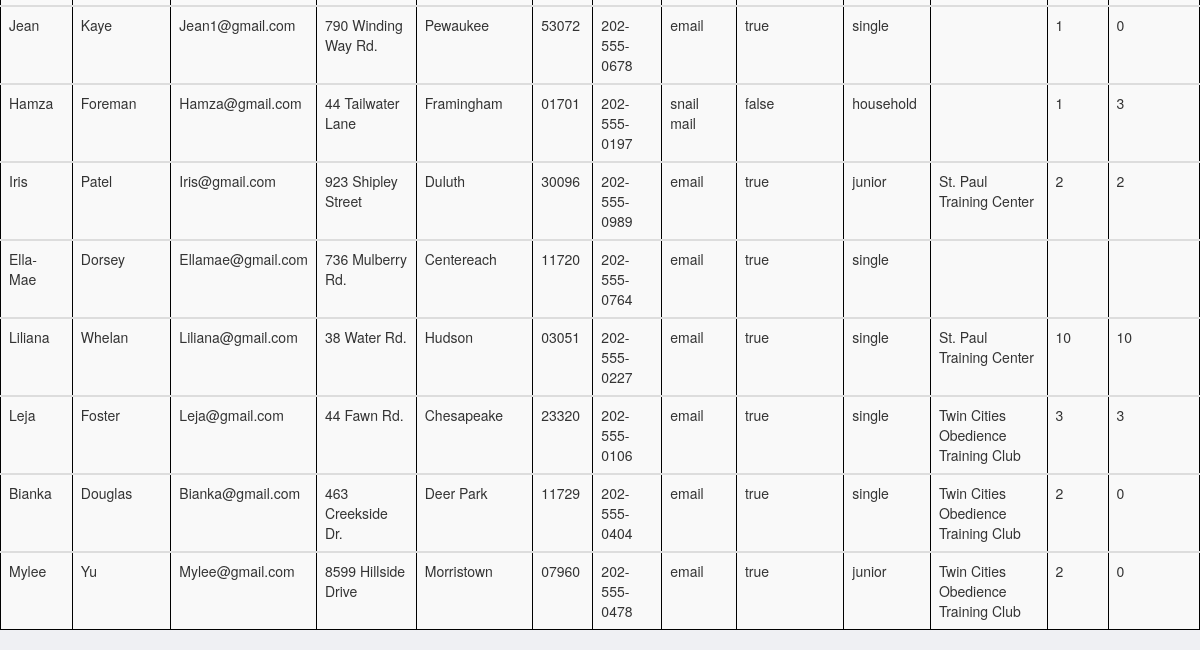
/user (lower part), run on an earlier commit of the app's database.
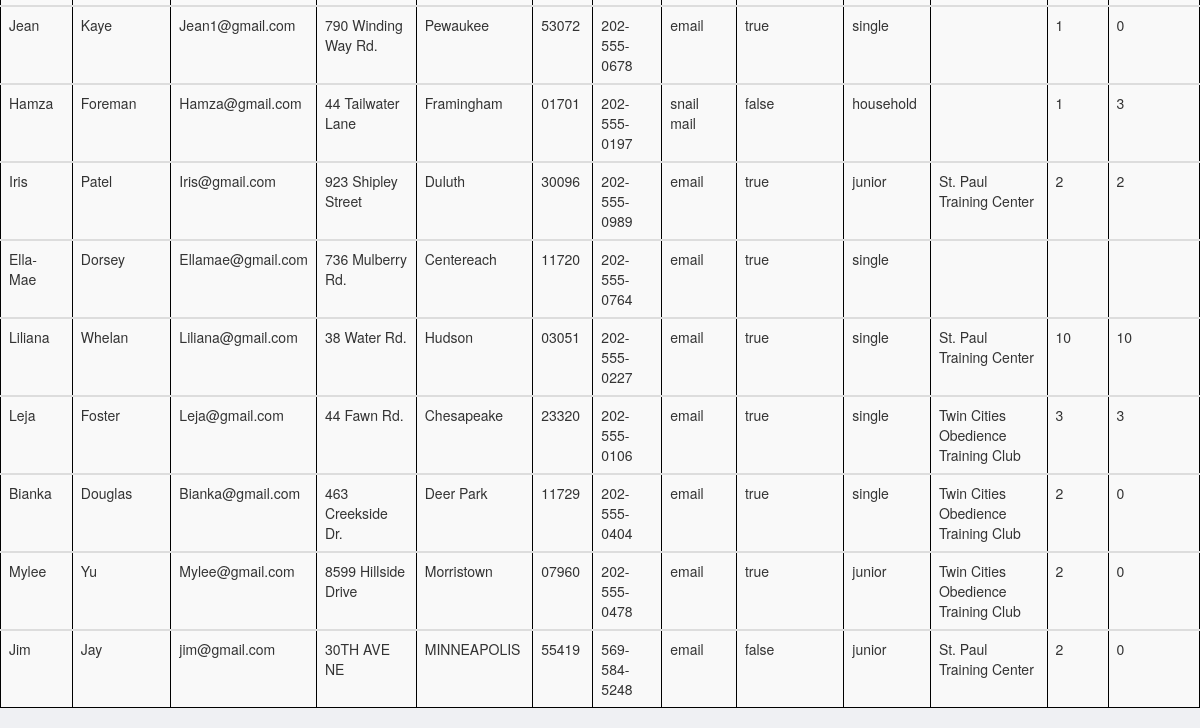
And on a later commit of the database.
### model.py (models this page shows, shortened)
class Users(db.Model, UserMixin):
    __tablename__ = 'users'
    user_id = db.Column(db.Integer, primary_key=True, autoincrement=True)
    fname = db.Column(db.String(50), nullable=False)
    lname = db.Column(db.String(50), nullable=False)
    email = db.Column(db.String(100), nullable=False, unique=True)
    address = db.Column(db.String(100), nullable=True)
    city = db.Column(db.String(50), nullable=True)
    zip_code = db.Column(db.String(10), nullable=True)
    phone = db.Column(db.String(15), nullable=True)
    pref_communication = db.Column(db.String(50), nullable=True)
    print_permissions = db.Column(db.String(5), nullable=True)
    password = db.Column(db.String(50), nullable=True)
    member_type = db.Column(db.String(100), nullable=True)
    member_standing = db.Column(db.String(25), default='Good')
    other_orgs = db.Column(db.Text)
    num_of_gsd = db.Column(db.Integer)
    num_breedings = db.Column(db.Integer)

### server.py (the view)
@app.route('/user')
def all_users():
    user = crud.get_all_users()
    return render_template('all_users.html', user=user)

### crud.py (called while the page is built)
def get_all_users():
    return Users.query.all()

### templates/all_users.html (shortened to what this page needs)
{% extends 'base.html' %}
{% block body %}
        <table class="table thead-dark table-striped">
            {% for u in user %}
          <tbody id="searchTable">
          <tr>
              <td>{{ u.fname }}</td>
              <td>{{ u.lname }}</th>
              <td>{{ u.email }}</td>
              <td>{{ u.address }}</td>
              <td>{{ u.city }}</td>
              <td>{{ u.zip_code }}</td>
              <td>{{ u.phone }}</td>
              <td>{{ u.pref_communication }}</td>
              <td>{{ u.print_permissions }}</td>
              <td>{{ u.member_type }}</td>
              <td>{{ u.other_orgs }}</td>
              <td>{{ u.num_of_gsd }}</td>
              <td>{{ u.num_breedings }}</td>
          </tr>
          </tbody>
            {% endfor %}
        </table>
{% endblock %}

### templates/base.html (shortened to what this page needs)
<!doctype html>
<html>
  <head>
    <link rel="stylesheet" href="https://maxcdn.bootstrapcdn.com/bootstrap/3.4.1/css/bootstrap.min.css">
    <link rel="stylesheet" href="/static/css/styles.css">
    <link rel="stylesheet" href="/static/css/login_styles.css">
    <link rel="stylesheet" href="/static/css/image_carousel.css">
  </head>
  <body>
    {% block body %}{% endblock %}
  </body>
</html>

### static/css/styles.css (style rules this page uses)
body { background-color: #eff0f3; }
.table { width="100%"; cellspacing="0"; cellpadding="0"; border="0"; border: 1.5px solid darkslategray; border-collapse: collapse; margin-left: auto; margin-right: auto; margin-top: 30px; }

What changed in the data, as far as the page shows it:
added Users: fname "Jim", lname "Jay", email "jim@gmail.com", address "30TH AVE NE", city "MINNEAPOLIS", zip_code "55419", phone "569-584-5248", pref_communication "email", print_permissions "false", member_type "junior", other_orgs "St. Paul Training Center", num_of_gsd "2", num_breedings "0"
